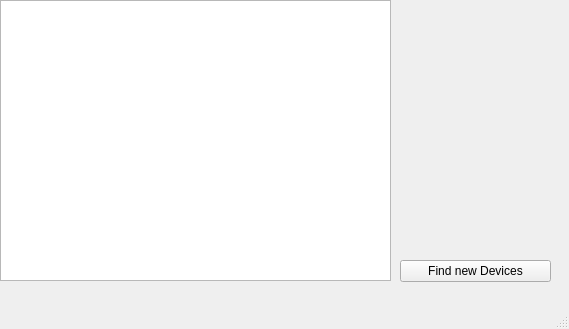
<?xml version="1.0" encoding="UTF-8"?>
<ui version="4.0">
 <class>MainWindow</class>
 <widget class="QMainWindow" name="MainWindow">
  <property name="geometry">
   <rect>
    <x>0</x>
    <y>0</y>
    <width>569</width>
    <height>329</height>
   </rect>
  </property>
  <property name="windowTitle">
   <string>MainWindow</string>
  </property>
  <widget class="QWidget" name="centralwidget">
   <widget class="QPushButton" name="pushButton">
    <property name="geometry">
     <rect>
      <x>400</x>
      <y>260</y>
      <width>151</width>
      <height>22</height>
     </rect>
    </property>
    <property name="text">
     <string>Find new Devices</string>
    </property>
   </widget>
   <widget class="QTextBrowser" name="textBrowser">
    <property name="geometry">
     <rect>
      <x>0</x>
      <y>0</y>
      <width>391</width>
      <height>281</height>
     </rect>
    </property>
   </widget>
  </widget>
  <widget class="QMenuBar" name="menubar">
   <property name="geometry">
    <rect>
     <x>0</x>
     <y>0</y>
     <width>569</width>
     <height>19</height>
    </rect>
   </property>
  </widget>
  <widget class="QStatusBar" name="statusbar"/>
 </widget>
 <resources/>
 <connections/>
</ui>
